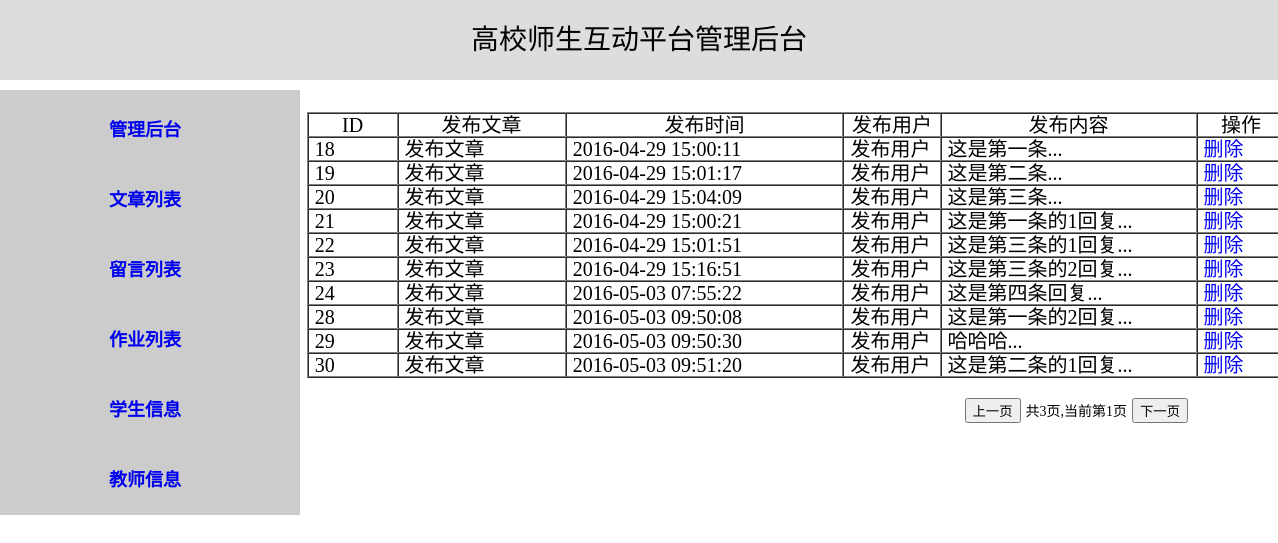
Page /manage/message.php on the committed database.
### tables this page shows
CREATE TABLE `tb_test` (
  `message_id` int(11) NOT NULL AUTO_INCREMENT,
  `message_content` varchar(255) DEFAULT NULL,
  `message_publish` int(10) DEFAULT NULL,
  `message_good` int(11) DEFAULT NULL,
  `para_id` int(10) DEFAULT NULL,
  `mp_id` int(5) DEFAULT '0',
  `cu_id` tinyint(5) unsigned DEFAULT '0',
  `pu_id` int(5) unsigned DEFAULT '0',
  `state` int(2) DEFAULT '0',
  `type` varchar(10) DEFAULT NULL,
  PRIMARY KEY (`message_id`)
);

### sys/connect.class.php (called while the page is built, shortened)
<?php
	class connect{
		private $con;
		public function __construct(){
			$this->con = mysqli_connect(HOST,USERNAME,PASSWORD,DB);
			mysqli_query($this->con, "set character set 'utf8'");
			mysqli_query($this->con, "set names 'utf8'");
		}
		public function select($tablename,$where_column=null,$where=null,$order_by=null,$sort=null,$start=null,$limit=null){
			mysqli_query($this->con, "set character set 'utf8'");
			mysqli_query($this->con, "set names 'utf8'");
			if($where_column == null && $where == null && $start == null && $limit == null && $order_by == null && $sort ==null){
				$query = "SELECT * FROM $tablename";
			}else if($where_column != null && $where != null && $start != null && $limit != null && $order_by != null && $sort != null){
				$query = "SELECT * FROM $tablename WHERE $where_column='".$where."' ORDER BY $order_by $sort LIMIT $start,$limit ";
			}else if($where_column != null && $where != null && $start != null && $limit != null){
				$query = "SELECT * FROM $tablename WHERE $where_column='".$where."' LIMIT $start,$limit";
			}else if($where_column != null && $where != null && $order_by != null && $sort != null){
				$query = "SELECT * FROM $tablename WHERE $where_column='".$where."' $order_by $sort ";
			}else if($where_column != null && $where != null){
				$query = "SELECT * FROM $tablename WHERE $where_column='".$where."' ";
			}else if($start != null && $limit != null){
				$query = "SELECT * FROM $tablename LIMIT $start,$limit";
			}else if($order_by != null && $sort != null){
				$query = "SELECT * FROM $tablename ORDER BY $order_by $sort";
			}
			$result = mysqli_query($this->con,$query);
			$arr_length = mysqli_affected_rows($this->con);
			$row = array();
			for($i=0;$i<$arr_length;$i++){
				$row[] = mysqli_fetch_assoc($result);
			}
			return $row;
		}
		public function num_rows($tablename){
			$query = "SELECT COUNT(*) FROM $tablename";
			$result = mysqli_query($this->con,$query);
			$num_rows = mysqli_fetch_array($result);
			return $num_rows[0];
		}
	}
?>

### public/manage/message.php (the view, shortened to what this page needs)
<?php
	require_once('../../sys/connect.class.php');
?>
<!doctype html>
<html>
	<head>
		<link rel="stylesheet" href="../css/manage.css" type="text/css">
	</head>
	<body>
		<div id="header">高校师生互动平台管理后台</div>
		<div id="row">
			<div id="side">
				<ul>
					<li><a href="welcome.php">管理后台</a></li>
					<li><a href="audit.php">文章列表</a></li>
					<li><a href="javascript:void(0);">留言列表</a></li>
					<li><a href="homework.php">作业列表</a></li>
					<li><a href="student.php">学生信息</a></li>
					<li><a href="teacher.php">教师信息</a></li>
				</ul>
			</div>
		</div>
		<div id="content-side">
			<div id="audit" class="show">
				<table border="1" width="980" height="60" cellspacing="0" cellpadding="6">
					<thead>
						<tr>
							<td>ID</td>
							<td>发布文章</td>
							<td>发布时间</td>
							<td>发布用户</td>
							<td>发布内容</td>
							<td>操作</td>
						</tr>
					</thead>
					<tbody>
						<?php
							$flag = false;
							if(isset($_GET['page'])){
								$page = $_GET['page'];
							}else{
								$page = 1;
							}
							if(!$flag){
								$con = new connect();
								$num_rows = $con->num_rows('tb_test');
								if($num_rows > 1){
									$total_page = ceil($num_rows/10);
									if($page > $total_page) {
										$page = $total_page;
										$limit = ($page-1)*10;
									}else{
										$limit = ($page-1)*10;
									}
									$result = $con->select('tb_test','','','','',"$limit",'10');
								}
							}
							foreach($result as $key=>$row){
								echo "<tr>";
								echo "<td width='160' align='left'>".$row['message_id']."</td>";
								echo "<td width='360' align='left'>"."发布文章"."</td>";
								echo "<td width='560' align='left'>".date('Y-m-d H:i:s',$row['message_publish'])."</td>";
								echo "<td width='180' align='left'>"."发布用户"."</td>";
								if($row['message_content'] == ''){
									echo "<td width='560' align='left'>".$row['message_content']."</td>";
								}else{
									echo "<td width='560' align='left'>".mb_substr($row['message_content'],0,10,'utf8').'...'."</td>";
								}
								echo "<td width='160' align='left'><a class=\"del\" href='javascript:void(0);'>删除<span style = \"display:none\">".$row['message_id']."</span></a></td>";
								echo "</tr>";
							}
						?>
					</tbody>
				</table>
				<div id="page">
					<button type="bottom" id="last-page" onclick="prev();">上一页</button>
					<p>共<?php echo $total_page; ?>页,当前第<?php echo $page; ?>页</p>
					<button type="bottom" id="first-page" onclick="next();">下一页</button>
				</div>
			</div>
		</div>

### public/css/manage.css (style rules this page uses)
body { margin: 0; padding:0; font-size:12px; color:#000000; }
ul { list-style-type:none; }
a { text-decoration:none; }
#header { background-color:#ddd; width:100%; height:80px; font-size:28px; text-align:center; line-height:80px; }
#row { width:300px; height:548px; position:relative; margin-top:10px; }
#side { margin:auto 0 auto 0; width:300px; height:auto; background-color:#ccc; position:absolute; }
#side>ul { height:auto; text-align:center; margin-left:-50px; margin-top:5px; margin-bottom:5px; }
#side>ul>li { height:60px; line-height:60px; margin-top:10px; }
#side>ul>li>a { display:block; font-size:18px; font-weight:600; width:100%; height:60px; }
#content-side { position:absolute; right:0; top:112px; width:76%; height:500px; text-align:center; font-size:20px; line-height:10px; }
.show { display:block; }
#page { position:absolute; right:90px; margin-top:20px; }
#page p { display:inline; font-size:14px; }

### rows in the picture
tb_test: message_id "18", message_publish "2016-04-29 15:00:11", message_content "这是第一条"
tb_test: message_id "19", message_publish "2016-04-29 15:01:17", message_content "这是第二条"
tb_test: message_id "20", message_publish "2016-04-29 15:04:09", message_content "这是第三条"
tb_test: message_id "21", message_publish "2016-04-29 15:00:21", message_content "这是第一条的1回复"
tb_test: message_id "22", message_publish "2016-04-29 15:01:51", message_content "这是第三条的1回复"
tb_test: message_id "23", message_publish "2016-04-29 15:16:51", message_content "这是第三条的2回复"
tb_test: message_id "24", message_publish "2016-05-03 07:55:22", message_content "这是第四条回复"
tb_test: message_id "28", message_publish "2016-05-03 09:50:08", message_content "这是第一条的2回复"
tb_test: message_id "29", message_publish "2016-05-03 09:50:30", message_content "哈哈哈"
tb_test: message_id "30", message_publish "2016-05-03 09:51:20", message_content "这是第二条的1回复"

### other values in the picture
$total_page "3"
$page "1"
